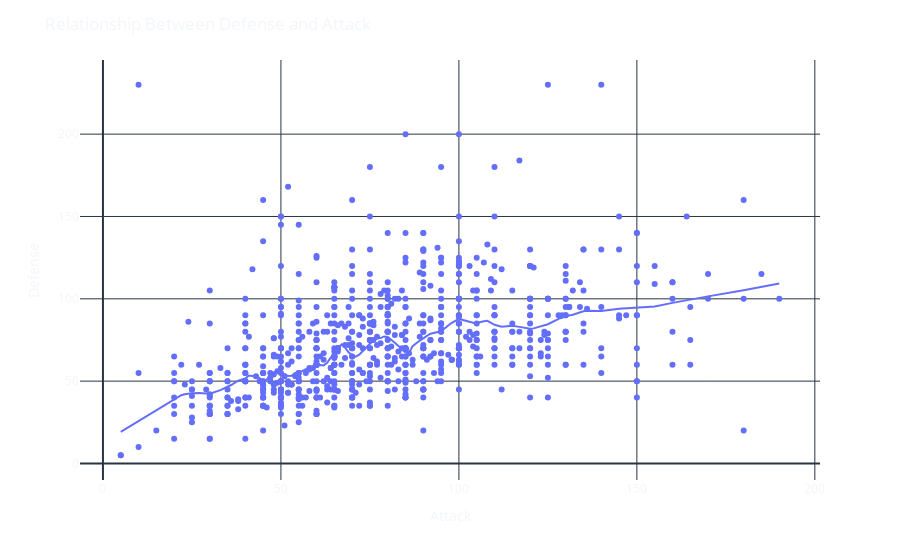

The notebook cell this image was saved under:
### Markdown cell above
### Scatter Plot

**A scatter plot is a type of plot or mathematical diagram using Cartesian coordinates to display values for typically two variables for a set of data. _They can be used to look for the relation between two variables._**

### Code cell
fig = px.scatter(df, x='Attack', y='Defense', trendline='lowess',
                 trendline_options=dict(frac=0.1))  # 'ols' for linear tends, 'loweess' for non-linear trends
fig.update_layout(                                 # level of smoothing can be controlled via the frac trendline option
    template='plotly_dark',
    title='Relationship Between Defense and Attack',
    paper_bgcolor='rgba(0, 0, 0, 0)',
    plot_bgcolor='rgba(0, 0, 0, 0)'
)
fig.show()
#py.plot(fig, filename=f'Relationship Between Defense and Attack')

mean_attack = df['Attack'].mean()
mean_defense = df['Defense'].mean()

print(f'\nMean attack value among pokemons: {round(mean_attack, 2)}. \n')
print(f'Mean defense value among pokemons: {round(mean_defense, 2)}. \n')

### Figure 1 — Plotly figure (JSON) as saved in the notebook; plotly's stock layout.template omitted (floating-point values rounded to 4 significant figures; data arrays with more than 128 entries replaced by an {"elided": "..."} marker saying what was removed)
{"data": [{"hovertemplate": "Attack=%{x}<br>Defense=%{y}<extra></extra>", "legendgroup": "", "marker": {"color": "#636efa", "symbol": "circle"}, "mode": "markers", "name": "", "orientation": "v", "showlegend": false, "type": "scatter", "x": {"elided": "800 int values"}, "xaxis": "x", "y": {"elided": "800 int values"}, "yaxis": "y"}, {"hovertemplate": "<b>LOWESS trendline</b><br><br>Attack=%{x}<br>Defense=%{y} <b>(trend)</b><extra></extra>", "legendgroup": "", "marker": {"color": "#636efa", "symbol": "circle"}, "mode": "lines", "name": "", "showlegend": false, "type": "scatter", "x": {"elided": "800 int values"}, "xaxis": "x", "y": {"elided": "800 float values"}, "yaxis": "y"}], "layout": {"legend": {"tracegroupgap": 0}, "margin": {"t": 60}, "paper_bgcolor": "rgba(0, 0, 0, 0)", "plot_bgcolor": "rgba(0, 0, 0, 0)", "title": {"text": "Relationship Between Defense and Attack"}, "xaxis": {"anchor": "y", "domain": [0, 1], "title": {"text": "Attack"}}, "yaxis": {"anchor": "x", "domain": [0, 1], "title": {"text": "Defense"}}}}
